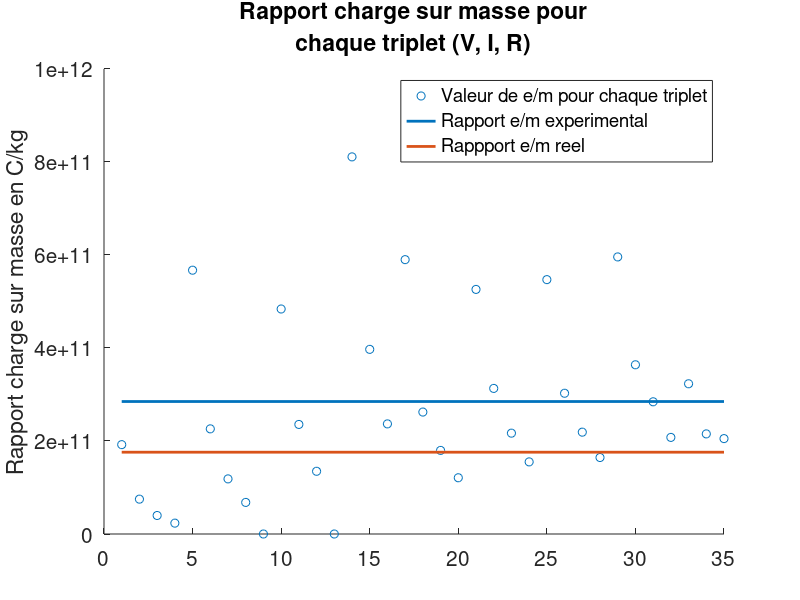

This chart was generated by the following MATLAB code:
%%%%%%%%%%%%
%Unites SI %
%%%%%%%%%%%%
%%
clc
clear workspace
clear variables
set(0,'defaultaxesfontsize',15)
set(0,'defaulttextfontsize',15)
set(0,'defaultlinelinewidth',2)
%%
% distance les barreaux au canon // correspond au double du rayon de Larmor
% Canon placer en 32,181cm
d = [28.334, 26.376, 24.438, 22.61];% en cm 

% si tu veux la distance des bareaux par rapport au canon les voici 
% correspond aux diametres
D = zeros(4, 1);
for i=1:4
D(i) = 32.181 - d(i);
end

%conversion de cm en m
D = D * 0.01;
R = D / 2; %diametre -> rayon

%V fixe et I variant
%le premier element de chaque colonne correspond a la valeur de V
%le reste de la colonne correspond aux valeurs de I pour le 1er, 2eme, ..
%barreau
V_fixe = [
    [148,165,181,199]
    [2.62,1.61,1.11,0.88]
    [2.78,1.69,1.21,0.98]
    [2.86,1.75,1.30,1.05]
    [3.02,1.87,1.39,1.1]
    ];

%I fixe et V variant
%le premier element de chaque colonne correspond a la valeur de I
%le reste de la colonne correspond aux valeurs de V pour le 1er, 2eme, ..
%barreau
I_fixe = [
    [1,1.26,1.5,1.61]
    [66.2,93.7,138.1,173.3]
    [67,127,174,241]
    [81.7,156.5,224,335]
    [84,171,257,374]
    ];

%%
%mise des donnees sous forme de triplets (V, I, D)

dim_V_fixe = size(V_fixe);
dim_I_fixe = size(I_fixe);

len = (dim_I_fixe(1) - 1) * dim_I_fixe(2) + (dim_V_fixe(1) - 1) * dim_V_fixe(2);
    % ne pas oublier de retirer la premiere colonne
triplets = zeros(3, len);

k = 1;
for i = 1 : dim_V_fixe(2) %colonne
    for j = 2 : dim_V_fixe(1) %ligne
                              %on commence a 2 car la premiere ligne
                              %indique la tension fixee
        triplets(1, k) = V_fixe(1, i);
        triplets(2, k) = V_fixe(j, i);
        triplets(3, k) = R(j - 1);
        k = k + 1;
    end
end

for i = 1 : dim_I_fixe(2) %colonne
    for j = 2 : dim_I_fixe(1) %ligne
                              %on commence a 2 car la premiere ligne
                              %indique le courant fixe
        triplets(1, k) = I_fixe(j, i);
        triplets(2, k) = I_fixe(1, i);
        triplets(3, k) = R(j - 1);
        k = k + 1;
    end
end

%%
%
triplets = cat(2, triplets, [145; 2; R(1)]);
triplets = cat(2, triplets, [220; 2; R(2)]);
triplets = cat(2, triplets, [373; 2; R(3)]);

%%
%determination du rapport e/m
% e/m = A * V / (I^2 * R^2), A = 3296700 A^2/T^2
%regression au sens des moindres carr?s = une simple moyenne

A = 3296700;
%e_m = A * triplets(1, :) ./ (triplets(2, :).^2 .* triplets(3, :).^2);
e_m = zeros(1, length(triplets));
for i = 1 : length(triplets)
    if i == 13 || i == 9
        continue;
    end
    e_m(i) = A * triplets(1, i) / (triplets(2, i)^2 * triplets(3, i)^2);
end
rapport_e_m = sum(e_m) / (length(triplets) - 2);
display(rapport_e_m);
scatter(1:length(e_m), e_m);
hold on
plot([1 length(e_m)], [rapport_e_m rapport_e_m]);
hold off
ylabel('Rapport charge sur masse en C/kg');
title({'Rapport charge sur masse pour', 'chaque triplet (V, I, R)'});
%variance
variance = var(e_m);
display(variance);

%erreur relative
rapport_reel = 1.758820024e11; %C/kg
err = (rapport_reel - rapport_e_m) / rapport_reel;
display(err);
hold on
plot([1 length(e_m)], [rapport_reel rapport_reel]);
hold off
legend('Valeur de e/m pour chaque triplet', 'Rapport e/m experimental', 'Rappport e/m reel');
%%
% %exxtra attempt
% %compute the mean of V /I^2 for each radius
% 
% V_I2 = zeros(1, 4);
% N = zeros(1, 4);
% for i = 1 : length(triplets)
%     if i == 13 || i == 9
%         continue;
%     end
%     switch triplets(3, i)
%         case R(1)
%             V_I2(1) = V_I2(1) + triplets(1, i) / triplets(2, i)^2;
%             N(1) = N(1) + 1;
%         case R(2)
%             V_I2(2) = V_I2(2) + triplets(1, i) / triplets(2, i)^2;
%             N(2) = N(2) + 1;
%         case R(3)
%             V_I2(3) = V_I2(3) + triplets(1, i) / triplets(2, i)^2;
%             N(3) = N(3) + 1;
%         case R(4)
%             V_I2(4) = V_I2(4) + triplets(1, i) / triplets(2, i)^2;
%             N(4) = N(4) + 1;
%         otherwise
%             continue;
%     end
% end
% 
% V_I2_moy= [V_I2(1) / N(1)  V_I2(2) / N(2)  V_I2(3) / N(3)  V_I2(4) / N(4)];
% e_m_bis = A * (V_I2_moy(1) / R(1)^2 + V_I2_moy(2) / R(2)^2 + V_I2_moy(3) / R(3)^2 + V_I2_moy(4) / R(4)^2) / 4;
% display(e_m_bis);
% err = (rapport_reel - e_m_bis) / rapport_reel;
% display(err);
% plot(V_I2);
% 
% %excluding the first radius
% V_I2_moy= [V_I2(2) / N(2)  V_I2(3) / N(3)  V_I2(4) / N(4)];
% e_m_tierce = A * (V_I2_moy(1) / R(1)^2 + V_I2_moy(2) / R(2)^2 + V_I2_moy(3) / R(3)^2) / 3;
% display(e_m_tierce);
% err = (rapport_reel - e_m_tierce) / rapport_reel;
% display(err);